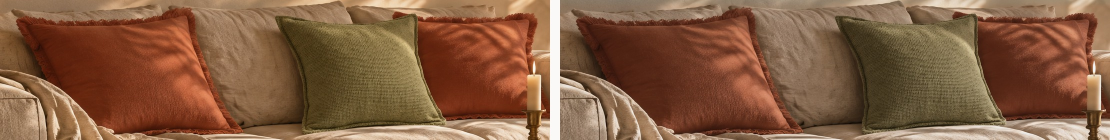
#> input picture assets/renders/editorial-phase-b-2026-11-06/grade-boho-before-after/cushions.jpg, 2220 x 280 px, given in place of nordic-A-fin.png, which was not available (shown at 1/2 size)
$ python crops.py
#> lines starting #> are read from the running program, lines starting #| are printed output that depends on the picture
"""
qa-agent 2026-11-06: 100 % crops of product areas in the six phase B frames (fractions of each frame), for the fidelity table.
Writes overlays/<frame>-<area>.jpg. Usage: python3.12 -I crops.py
"""
import os
from PIL import Image

REPO = "/home/user/homedesign-app"
R = os.path.join(REPO, "assets/renders/editorial-phase-b-2026-11-06")
OUT = os.path.join(REPO, "qa/reports/2026-11-06-editorial-phase-b-fidelity/overlays")
JOBS = {
    "nordic-A-fin": {"sofa-table": (0.33, 0.86, 0.45, 0.90), "corner": (0.20, 0.34, 0.15, 0.70), "rug": (0.15, 1.0, 0.75, 1.0)},
    "nordic-B-fin": {"armchair-throw": (0.58, 0.92, 0.48, 0.95), "round": (0.04, 0.20, 0.04, 0.30), "rug": (0.20, 1.0, 0.82, 1.0)},
    "warm-modern-A-fin": {"sofa-table": (0.20, 0.92, 0.42, 0.82), "pendant": (0.40, 0.66, 0.0, 0.16)},
    "boho-A": {"wall": (0.07, 0.62, 0.10, 0.40), "sofa": (0.08, 0.68, 0.43, 0.65), "table-runner": (0.28, 0.76, 0.62, 0.95), "corner": (0.62, 0.84, 0.25, 0.72), "pouf": (0.75, 0.99, 0.70, 1.0)},
    "mediterranean-A": {"art": (0.09, 0.55, 0.08, 0.45), "sofa": (0.07, 0.66, 0.45, 0.95), "table": (0.37, 0.64, 0.64, 0.88), "holder-basket": (0.62, 0.83, 0.54, 0.84), "sill": (0.75, 0.92, 0.35, 0.62)},
    "japandi-A": {"pendant": (0.04, 0.24, 0.17, 0.58), "sill-jar": (0.20, 0.33, 0.55, 0.76), "sofa": (0.32, 0.68, 0.58, 0.88), "table": (0.33, 0.67, 0.80, 0.95), "wall": (0.74, 0.97, 0.14, 0.52)},
}
if __name__ == "__main__":
    for f, areas in JOBS.items():
        im = Image.open(os.path.join(R, f + ".png")).convert("RGB")
#> im is the input picture: PIL image 2220x280 RGB; mean R, G, B 131.7, 92.4, 65.5
        W, H = im.size
#> W = 2220; H = 280
        for nm, (u0, u1, v0, v1) in areas.items():
            c = im.crop((int(u0 * W), int(v0 * H), int(u1 * W), int(v1 * H)))
            if c.width > 1400:
                c = c.resize((1400, int(c.height * 1400 / c.width)))
            c.save(os.path.join(OUT, f"{f}-{nm}.jpg"), quality=90)
            print(f, nm, c.size)
#> this loop made 3 passes
#> pass 1, `c = im.crop((int(u0 * W), int(v0 * H), int(u1 * W), int(v1 * H)))`:
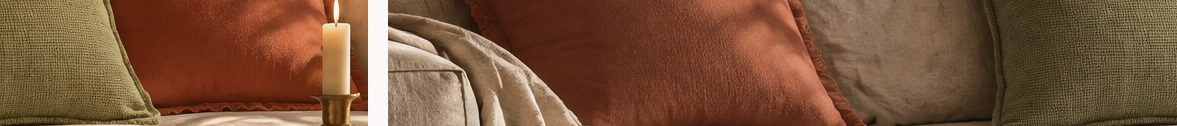
#> c: PIL image 1177x126 RGB; mean R, G, B 120, 83.1, 57.6
#> pass 2, `c = im.crop((int(u0 * W), int(v0 * H), int(u1 * W), int(v1 * H)))`:
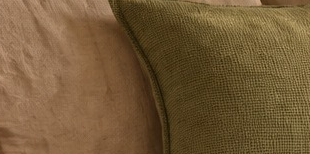
#> c: PIL image 310x154 RGB; mean R, G, B 115.4, 89.4, 55
#> pass 3, `c = im.crop((int(u0 * W), int(v0 * H), int(u1 * W), int(v1 * H)))`:
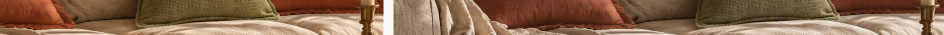
#> c: PIL image 1887x70 RGB (shown at 1/2 size); mean R, G, B 134.7, 102.9, 78.1
#> pass 3, `c = c.resize((1400, int(c.height * 1400 / c.width)))`:
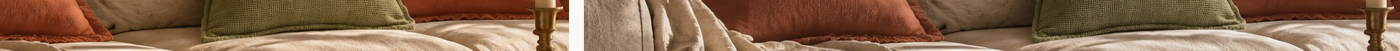
#> c: PIL image 1400x51 RGB; mean R, G, B 134.7, 102.9, 78.1
#> pass 2 of the loop `for f, areas in JOBS.items():`:
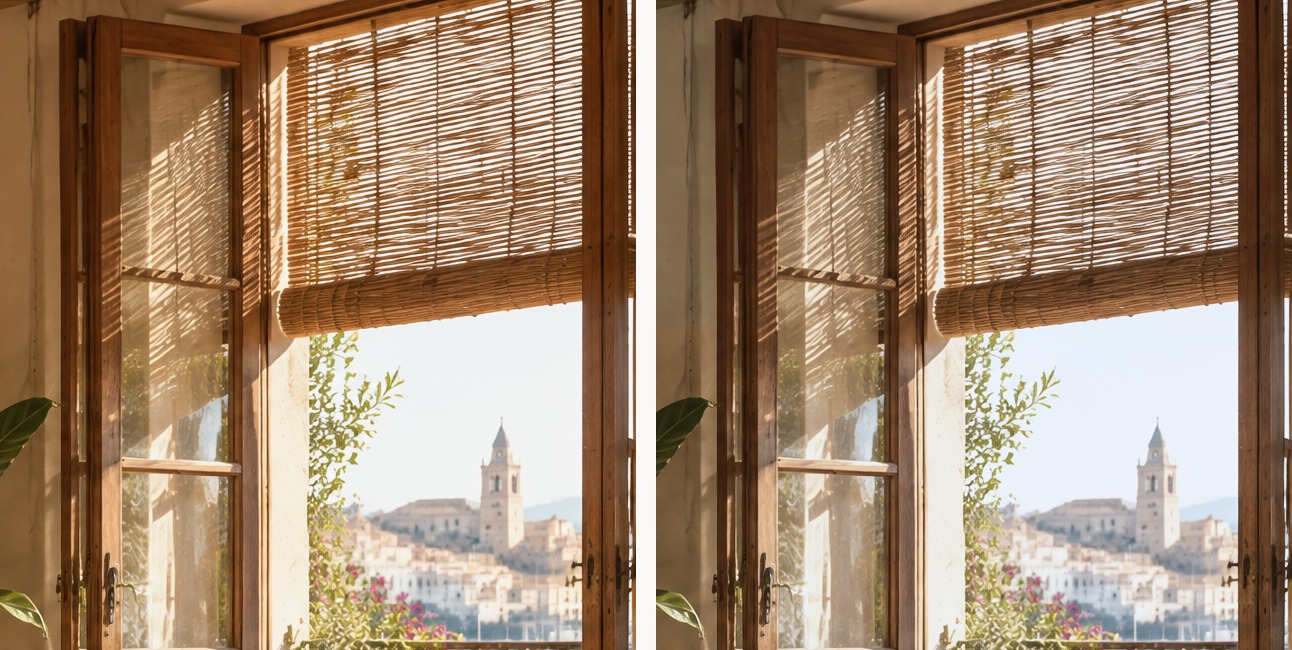
#> input picture assets/renders/editorial-phase-b-2026-11-06/grade-boho-before-after/door-light.jpg, 1292 x 650 px, given in place of nordic-B-fin.png, which was not available
#> im is the input picture: PIL image 1292x650 RGB; mean R, G, B 161.4, 135.9, 112.5
#> the loop `for nm, (u0, u1, v0, v1) in areas.items():` made 3 passes
#> pass 1, `c = im.crop((int(u0 * W), int(v0 * H), int(u1 * W), int(v1 * H)))`:
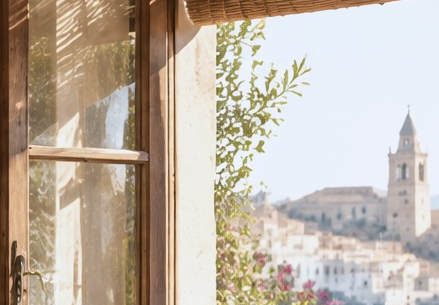
#> c: PIL image 439x305 RGB; mean R, G, B 191.3, 179.4, 166
#> pass 3, `c = im.crop((int(u0 * W), int(v0 * H), int(u1 * W), int(v1 * H)))`:
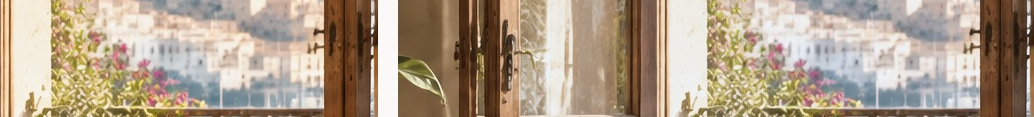
#> c: PIL image 1034x117 RGB; mean R, G, B 175.6, 158.7, 138.8
#> (the run stopped early here; a loop or call above may not have finished)
